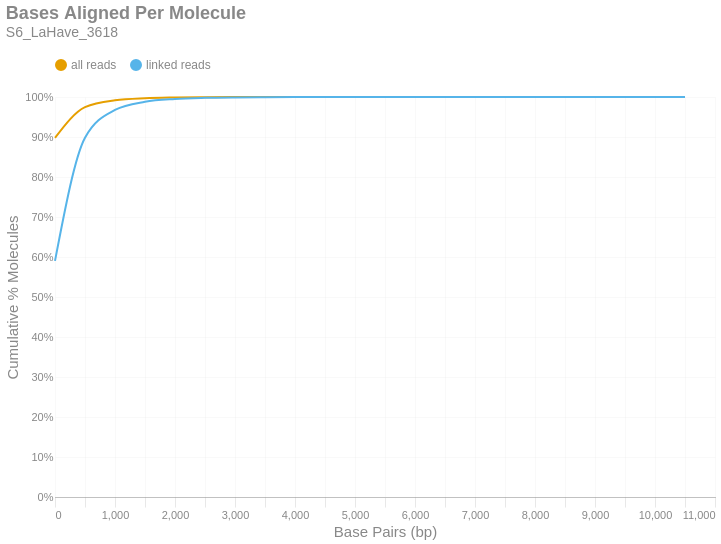

This figure's notebook cell:
### Markdown cell above
### Bases Aligned Per Molecule
This is a cumulative frequency distribution showing the number of base pairs aligned per unique molecule. These data are shown in 500 bp bins. There are two distributions: one with `all reads` (yellow) and another with only `linked reads` (blue). The percent of molecules in the `linked reads` distribution is relative to the total number of linked molecules.

### Code cell
if SKIPLR:
    print_html(f"Skipped")
else:
    binned_df = consolidated_hist(valids['aligned_bp'], mask, 500, True)
    with SafeRender(binned_df):
        (
            density_plot(binned_df, 'Bases Aligned Per Molecule', samplename, 'basesper')
            .encode(
                x=alt.X('bin:Q', title="Base Pairs (bp)").axis(tickMinStep=500).scale(padding=0),
                y=alt.Y('value:Q', title='Cumulative % Molecules')
                    .axis(format='%')
                    .scale(domain = [0,1])
                    .stack(False),
                color=alt.Color("key:N").scale(domain = ["all reads", "linked reads"]),
                tooltip = [
                    alt.Tooltip("key:N", title = "Data Type"),
                    alt.Tooltip("range_label:N", title="Bases Aligned Per Molecule"),
                    alt.Tooltip("value:Q", format = ".2%", title="% Molecules (Cum.)")
                ]
            )
        ).display()

### Figure 1 — Vega-Lite specification as saved in the notebook (floating-point values rounded to 4 significant figures)
{"width": "container", "height": 400, "config": {"title": {"anchor": "start", "dy": -15, "fontSize": 18, "color": "#888888", "subtitleColor": "#888888", "subtitleFontSize": 14}, "arc": {"fill": "#0072B2"}, "axis": {"domainColor": "#888888", "domainWidth": 0.5, "gridWidth": 0.2, "grid": false, "titleFontWeight": 400, "titleFontSize": 15, "labelFontSize": 11, "labelColor": "#888888", "tickColor": "#888888", "tickWidth": 0.2, "titleColor": "#888888"}, "axisBand": {"grid": false}, "axisX": {"grid": true, "tickSize": 10, "domainCap": "round"}, "axisY": {"domain": false, "grid": true, "tickSize": 0, "domainCap": "round"}, "background": "transparent", "header": {"labelFontSize": 15, "labelColor": "#888888", "titleFontSize": 15, "titleFontWeight": 600, "titleColor": "#888888"}, "legend": {"labelFont": "sans-serif", "labelFontSize": 12, "labelColor": "#888888", "symbolSize": 100, "symbolType": "circle", "titleFontSize": 12, "titlePadding": 10, "titleColor": "#888888", "title": null, "orient": "top"}, "range": {"category": ["#E69F00", "#56B4E9", "#009E73", "#F0E442", "#0072B2", "#D55E00", "#CC79A7", "#000000"], "diverging": ["#cfe8f3", "#a2d4ec", "#73bfe2", "#46abdb", "#1696d2", "#12719e"]}, "area": {"fill": "#0072B2", "fillOpacity": 0.7, "line": true, "strokeOpacity": 0.7}, "line": {"color": "#0072B2", "stroke": "#0072B2", "strokeWidth": 2}, "trail": {"color": "#0072B2", "stroke": "#0072B2", "strokeWidth": 0, "size": 1}, "point": {"filled": true, "fillOpacity": 1.0, "size": 95}, "text": {"color": "#888888", "fontSize": 11, "align": "right", "fontWeight": 400, "size": 11}, "bar": {"fill": "#0072B2", "stroke": null}, "view": {"stroke": null, "continuousWidth": 660, "continuousHeight": 400}}, "data": {"name": "data-f3f686e0bac2e15a50dc08708c6b5234"}, "mark": {"type": "line", "interpolate": "monotone", "point": {"opacity": 0, "size": 275}}, "encoding": {"color": {"field": "key", "scale": {"domain": ["all reads", "linked reads"]}, "type": "nominal"}, "tooltip": [{"field": "key", "title": "Data Type", "type": "nominal"}, {"field": "range_label", "title": "Bases Aligned Per Molecule", "type": "nominal"}, {"field": "value", "format": ".2%", "title": "% Molecules (Cum.)", "type": "quantitative"}], "x": {"axis": {"tickMinStep": 500}, "field": "bin", "scale": {"padding": 0}, "title": "Base Pairs (bp)", "type": "quantitative"}, "y": {"axis": {"format": "%"}, "field": "value", "scale": {"domain": [0, 1]}, "stack": false, "title": "Cumulative % Molecules", "type": "quantitative"}}, "params": [{"name": "param_c36ac31b6afebe62", "select": {"type": "point", "fields": ["key"]}, "bind": "legend"}], "title": {"text": "Bases Aligned Per Molecule", "subtitle": "S6_LaHave_3618"}, "transform": [{"fold": ["all reads (cumsum)", "linked reads (cumsum)"]}, {"calculate": "replace(datum.key, ' (cumsum)', '')", "as": "key"}, {"filter": {"param": "param_c36ac31b6afebe62"}}], "usermeta": {"embedOptions": {"downloadFileName": "S6_LaHave_3618.basesper"}}, "$schema": "https://vega.github.io/schema/vega-lite/v6.1.0.json", "datasets": {"data-f3f686e0bac2e15a50dc08708c6b5234": [{"bin": "0.0", "interval": "0.0-500.0", "all reads": 0.8979, "linked reads": 0.5904, "all reads (cumsum)": 0.8979, "linked reads (cumsum)": 0.5904, "range_label": "0-499"}, {"bin": "500.0", "interval": "500.0-1000.0", "all reads": 0.07672, "linked reads": 0.3076, "all reads (cumsum)": 0.9746, "linked reads (cumsum)": 0.898, "range_label": "500-999"}, {"bin": "1000.0", "interval": "1000.0-1500.0", "all reads": 0.01732, "linked reads": 0.06956, "all reads (cumsum)": 0.9919, "linked reads (cumsum)": 0.9676, "range_label": "1000-1499"}, {"bin": "1500.0", "interval": "1500.0-2000.0", "all reads": 0.005109, "linked reads": 0.02052, "all reads (cumsum)": 0.997, "linked reads (cumsum)": 0.9881, "range_label": "1500-1999"}, {"bin": "2000.0", "interval": "2000.0-2500.0", "all reads": 0.001738, "linked reads": 0.006981, "all reads (cumsum)": 0.9988, "linked reads (cumsum)": 0.9951, "range_label": "2000-2499"}, {"bin": "2500.0", "interval": "2500.0-3000.0", "all reads": 0.0006981, "linked reads": 0.002804, "all reads (cumsum)": 0.9995, "linked reads (cumsum)": 0.9979, "range_label": "2500-2999"}, {"bin": "3000.0", "interval": "3000.0-3500.0", "all reads": 0.0002964, "linked reads": 0.001191, "all reads (cumsum)": 0.9998, "linked reads (cumsum)": 0.9991, "range_label": "3000-3499"}, {"bin": "3500.0", "interval": "3500.0-4000.0", "all reads": 0.000124, "linked reads": 0.0004981, "all reads (cumsum)": 0.9999, "linked reads (cumsum)": 0.9996, "range_label": "3500-3999"}, {"bin": "4000.0", "interval": "4000.0-4500.0", "all reads": 5.83e-05, "linked reads": 0.0002342, "all reads (cumsum)": 0.9999, "linked reads (cumsum)": 0.9998, "range_label": "4000-4499"}, {"bin": "4500.0", "interval": "4500.0-5000.0", "all reads": 2.586e-05, "linked reads": 0.0001039, "all reads (cumsum)": 1.0, "linked reads (cumsum)": 0.9999, "range_label": "4500-4999"}, {"bin": "5000.0", "interval": "5000.0-5500.0", "all reads": 1.447e-05, "linked reads": 5.813e-05, "all reads (cumsum)": 1.0, "linked reads (cumsum)": 0.9999, "range_label": "5000-5499"}, {"bin": "5500.0", "interval": "5500.0-6000.0", "all reads": 5.85e-06, "linked reads": 2.35e-05, "all reads (cumsum)": 1.0, "linked reads (cumsum)": 1.0, "range_label": "5500-5999"}, {"bin": "6000.0", "interval": "6000.0-6500.0", "all reads": 2.669e-06, "linked reads": 1.072e-05, "all reads (cumsum)": 1.0, "linked reads (cumsum)": 1.0, "range_label": "6000-6499"}, {"bin": "6500.0", "interval": "6500.0-7000.0", "all reads": 1.847e-06, "linked reads": 7.421e-06, "all reads (cumsum)": 1.0, "linked reads (cumsum)": 1.0, "range_label": "6500-6999"}, {"bin": "7000.0", "interval": "7000.0-7500.0", "all reads": 8.211e-07, "linked reads": 3.298e-06, "all reads (cumsum)": 1.0, "linked reads (cumsum)": 1.0, "range_label": "7000-7499"}, {"bin": "7500.0", "interval": "7500.0-8000.0", "all reads": 7.184e-07, "linked reads": 2.886e-06, "all reads (cumsum)": 1.0, "linked reads (cumsum)": 1.0, "range_label": "7500-7999"}, {"bin": "8000.0", "interval": "8000.0-8500.0", "all reads": 4.105e-07, "linked reads": 1.649e-06, "all reads (cumsum)": 1.0, "linked reads (cumsum)": 1.0, "range_label": "8000-8499"}, {"bin": "8500.0", "interval": "8500.0-9000.0", "all reads": 2.053e-07, "linked reads": 8.246e-07, "all reads (cumsum)": 1.0, "linked reads (cumsum)": 1.0, "range_label": "8500-8999"}, {"bin": "9000.0", "interval": "9000.0-9500.0", "all reads": 1.026e-07, "linked reads": 4.123e-07, "all reads (cumsum)": 1.0, "linked reads (cumsum)": 1.0, "range_label": "9000-9499"}, {"bin": "9500.0", "interval": "9500.0-10000.0", "all reads": 0.0, "linked reads": 0.0, "all reads (cumsum)": 1.0, "linked reads (cumsum)": 1.0, "range_label": "9500-9999"}, {"bin": "10000.0", "interval": "10000.0-10500.0", "all reads": 0.0, "linked reads": 0.0, "all reads (cumsum)": 1.0, "linked reads (cumsum)": 1.0, "range_label": "10000-10499"}, {"bin": "10500.0", "interval": "10500.0-11000.0", "all reads": 1.026e-07, "linked reads": 4.123e-07, "all reads (cumsum)": 1.0, "linked reads (cumsum)": 1.0, "range_label": "10500-10999"}]}}
